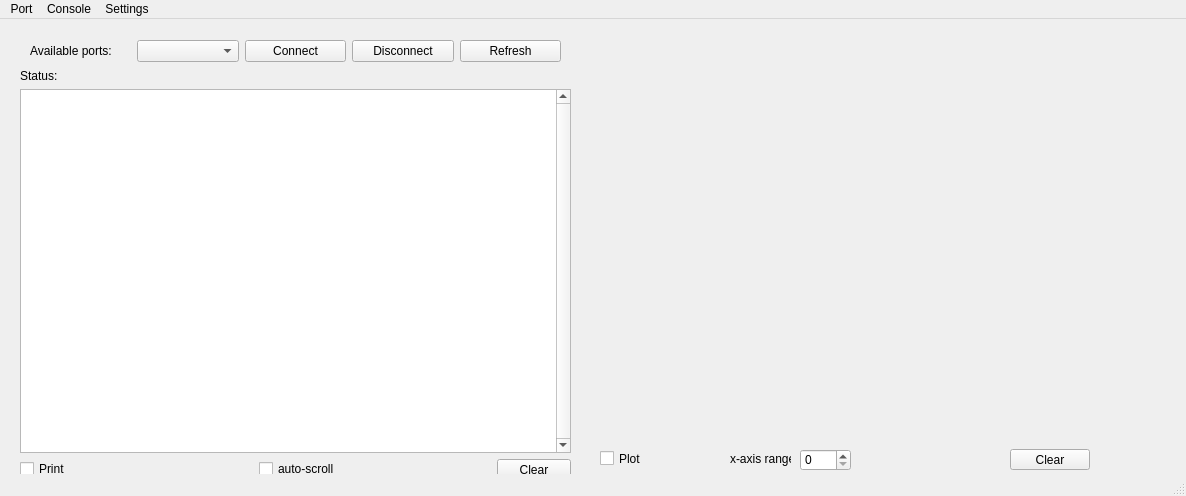
<?xml version="1.0" encoding="UTF-8"?>
<ui version="4.0">
 <class>MainWindow</class>
 <widget class="QMainWindow" name="MainWindow">
  <property name="geometry">
   <rect>
    <x>0</x>
    <y>0</y>
    <width>1186</width>
    <height>496</height>
   </rect>
  </property>
  <property name="minimumSize">
   <size>
    <width>620</width>
    <height>496</height>
   </size>
  </property>
  <property name="windowTitle">
   <string>Terminal</string>
  </property>
  <property name="autoFillBackground">
   <bool>false</bool>
  </property>
  <widget class="QWidget" name="centralwidget">
   <widget class="QWidget" name="TerminalWidget" native="true">
    <property name="geometry">
     <rect>
      <x>20</x>
      <y>0</y>
      <width>541</width>
      <height>61</height>
     </rect>
    </property>
    <property name="autoFillBackground">
     <bool>false</bool>
    </property>
    <widget class="QWidget" name="layoutWidget">
     <property name="geometry">
      <rect>
       <x>10</x>
       <y>10</y>
       <width>531</width>
       <height>44</height>
      </rect>
     </property>
     <layout class="QGridLayout" name="gridLayout">
      <item row="0" column="3">
       <layout class="QVBoxLayout" name="verticalLayout">
        <item>
         <widget class="QPushButton" name="ConnectButton">
          <property name="text">
           <string>Connect</string>
          </property>
         </widget>
        </item>
       </layout>
      </item>
      <item row="0" column="5">
       <widget class="QPushButton" name="RefreshButton">
        <property name="text">
         <string>Refresh</string>
        </property>
       </widget>
      </item>
      <item row="0" column="2" alignment="Qt::AlignTop">
       <widget class="QComboBox" name="term_comboBox">
        <property name="currentIndex">
         <number>-1</number>
        </property>
       </widget>
      </item>
      <item row="0" column="4">
       <widget class="QPushButton" name="DisconnectButton">
        <property name="text">
         <string>Disconnect</string>
        </property>
       </widget>
      </item>
      <item row="0" column="0">
       <widget class="QLabel" name="term_comboBoxLabel">
        <property name="text">
         <string>Available ports:</string>
        </property>
       </widget>
      </item>
     </layout>
    </widget>
   </widget>
   <widget class="QWidget" name="ConsoleWidget" native="true">
    <property name="geometry">
     <rect>
      <x>20</x>
      <y>50</y>
      <width>551</width>
      <height>411</height>
     </rect>
    </property>
    <layout class="QVBoxLayout" name="verticalLayout_2">
     <item>
      <widget class="QLabel" name="consoleStatusLabel">
       <property name="cursor">
        <cursorShape>ArrowCursor</cursorShape>
       </property>
       <property name="text">
        <string>Status:</string>
       </property>
       <property name="alignment">
        <set>Qt::AlignLeading|Qt::AlignLeft|Qt::AlignTop</set>
       </property>
      </widget>
     </item>
     <item>
      <widget class="Console" name="m_console">
       <property name="enabled">
        <bool>true</bool>
       </property>
       <property name="verticalScrollBarPolicy">
        <enum>Qt::ScrollBarAlwaysOn</enum>
       </property>
      </widget>
     </item>
     <item>
      <layout class="QHBoxLayout" name="horizontalLayout_2">
       <item>
        <widget class="QCheckBox" name="printCheckBox">
         <property name="text">
          <string>Print</string>
         </property>
        </widget>
       </item>
       <item>
        <widget class="QCheckBox" name="autoscroll">
         <property name="text">
          <string>auto-scroll</string>
         </property>
        </widget>
       </item>
       <item>
        <widget class="QPushButton" name="clearButton">
         <property name="maximumSize">
          <size>
           <width>74</width>
           <height>21</height>
          </size>
         </property>
         <property name="text">
          <string>Clear</string>
         </property>
        </widget>
       </item>
      </layout>
     </item>
    </layout>
   </widget>
   <widget class="QWidget" name="plotWidget" native="true">
    <property name="geometry">
     <rect>
      <x>590</x>
      <y>80</y>
      <width>501</width>
      <height>371</height>
     </rect>
    </property>
    <widget class="QCustomPlot" name="plot" native="true">
     <property name="geometry">
      <rect>
       <x>10</x>
       <y>0</y>
       <width>521</width>
       <height>341</height>
      </rect>
     </property>
     <property name="minimumSize">
      <size>
       <width>521</width>
       <height>311</height>
      </size>
     </property>
    </widget>
    <widget class="QPushButton" name="clearPlot">
     <property name="geometry">
      <rect>
       <x>420</x>
       <y>350</y>
       <width>80</width>
       <height>21</height>
      </rect>
     </property>
     <property name="text">
      <string>Clear</string>
     </property>
    </widget>
    <widget class="QCheckBox" name="plotCheckBox">
     <property name="geometry">
      <rect>
       <x>10</x>
       <y>350</y>
       <width>72</width>
       <height>19</height>
      </rect>
     </property>
     <property name="text">
      <string>Plot</string>
     </property>
    </widget>
    <widget class="QLabel" name="axisRangeLabel">
     <property name="geometry">
      <rect>
       <x>140</x>
       <y>350</y>
       <width>61</width>
       <height>20</height>
      </rect>
     </property>
     <property name="text">
      <string>x-axis range:</string>
     </property>
    </widget>
    <widget class="QSpinBox" name="axisRangeSpinBox">
     <property name="geometry">
      <rect>
       <x>210</x>
       <y>350</y>
       <width>51</width>
       <height>22</height>
      </rect>
     </property>
    </widget>
   </widget>
  </widget>
  <widget class="QMenuBar" name="menubar">
   <property name="geometry">
    <rect>
     <x>0</x>
     <y>0</y>
     <width>1186</width>
     <height>20</height>
    </rect>
   </property>
   <widget class="QMenu" name="menuPort">
    <property name="title">
     <string>Port</string>
    </property>
    <addaction name="actionConnect"/>
    <addaction name="actionRefresh"/>
    <addaction name="actionDisconnect"/>
    <addaction name="separator"/>
   </widget>
   <widget class="QMenu" name="menuConsole">
    <property name="title">
     <string>Console</string>
    </property>
    <addaction name="actionClear"/>
    <addaction name="actionToggle_Auto_Scroll"/>
    <addaction name="actionParsing"/>
   </widget>
   <widget class="QMenu" name="menuConfigure">
    <property name="title">
     <string>Settings</string>
    </property>
    <addaction name="actionConfigurePort"/>
   </widget>
   <addaction name="menuPort"/>
   <addaction name="menuConsole"/>
   <addaction name="menuConfigure"/>
  </widget>
  <widget class="QStatusBar" name="statusbar"/>
  <action name="actionConnect">
   <property name="text">
    <string>Connect</string>
   </property>
  </action>
  <action name="actionRefresh">
   <property name="text">
    <string>Refresh</string>
   </property>
  </action>
  <action name="actionDisconnect">
   <property name="text">
    <string>Disconnect</string>
   </property>
  </action>
  <action name="actionClear">
   <property name="text">
    <string>Clear</string>
   </property>
  </action>
  <action name="actionToggle_Auto_Scroll">
   <property name="text">
    <string>Toggle Auto-Scroll</string>
   </property>
  </action>
  <action name="actionConfigure">
   <property name="text">
    <string>Configure</string>
   </property>
  </action>
  <action name="actionConfigurePort">
   <property name="text">
    <string>Configure</string>
   </property>
  </action>
  <action name="actionParsing">
   <property name="enabled">
    <bool>true</bool>
   </property>
   <property name="text">
    <string>Parsing settings</string>
   </property>
  </action>
 </widget>
 <customwidgets>
  <customwidget>
   <class>QCustomPlot</class>
   <extends>QWidget</extends>
   <header>qcustomplot.h</header>
   <container>1</container>
  </customwidget>
  <customwidget>
   <class>Console</class>
   <extends>QPlainTextEdit</extends>
   <header>console.h</header>
  </customwidget>
 </customwidgets>
 <resources/>
 <connections/>
</ui>
